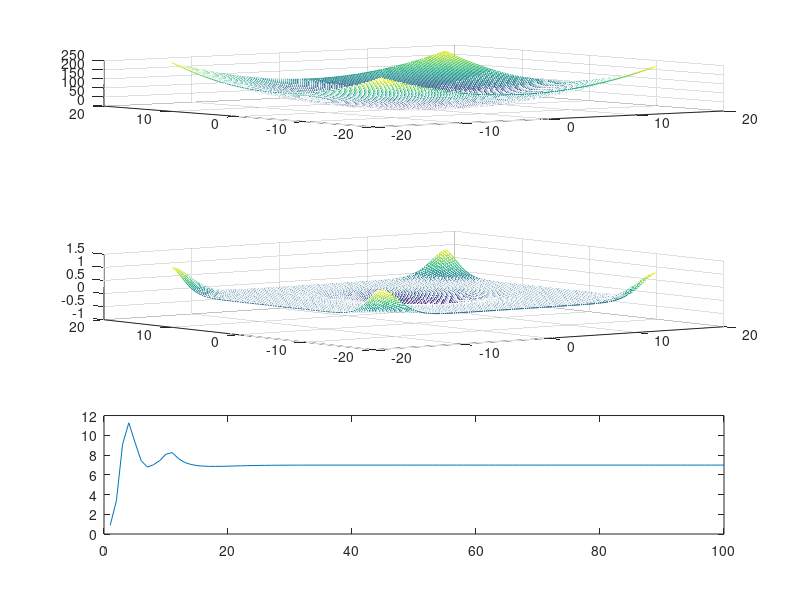

This figure's MATLAB source:
A=1.0384;
Lx=10*pi;
Ly=10*pi;
N=128;
c=0.7;
DT=1;
max_iteration=100;
error_tolerance=1e-10;

dx=Lx/N;
dy=Ly/N;
x=-Lx/2:dx:Lx/2-dx;
y=-Ly/2:dy:Ly/2-dy;
kx=[0:N/2-1 -N/2:-1]*2*pi/Lx;
ky=[0:N/2-1 -N/2:-1]*2*pi/Ly;

[X,Y]=meshgrid(x, y); [KX,KY]=meshgrid(kx, ky);

U=exp(-(X.^2 + Y.^2));
U = U/max(max(abs(U)))*A;

%potential = @(X,Y,U) 3*(cos(X).^2 + cos(Y).^2).*U + U.^3;
%potential = @(X,Y,U) 0.1*(X.^2 + Y.^2)-100;
%potential = @(X,Y) 3*(cos(X).^2 + cos(Y).^2);
%potential = @(X,Y) zeros(size(X));
potential = @(X,Y) 0.5*(X.^2 + Y.^2);
K2 = 0.5*(KX.^2 + KY.^2);

figure(1);
subplot(4,1,1);
mesh(X,Y,potential(X,Y));
for nn=1:max_iteration
	Uold = U;

	L00U = ifft2(-(K2).*fft2(U)) + potential(X,Y).*U + U.^3;

	MinvU=ifft2(fft2(U)./(c+K2));
	mu=sum(sum(L00U.*MinvU))/sum(sum(U.*MinvU));

	U = U + ifft2(fft2(L00U-mu*U)./(c + K2))*DT;
	U = U/max(max(abs(U)))*A;

	subplot(3,1,2);
	mesh(X, Y, real(U));

	Uerror(nn)=sqrt(sum(sum(abs(U-Uold).^2))*dx*dy);
	if Uerror(nn) < error_tolerance
		break
	end

	subplot(3,1,3);
	plot(1:nn, Uerror(1:nn));

	drawnow;
end
